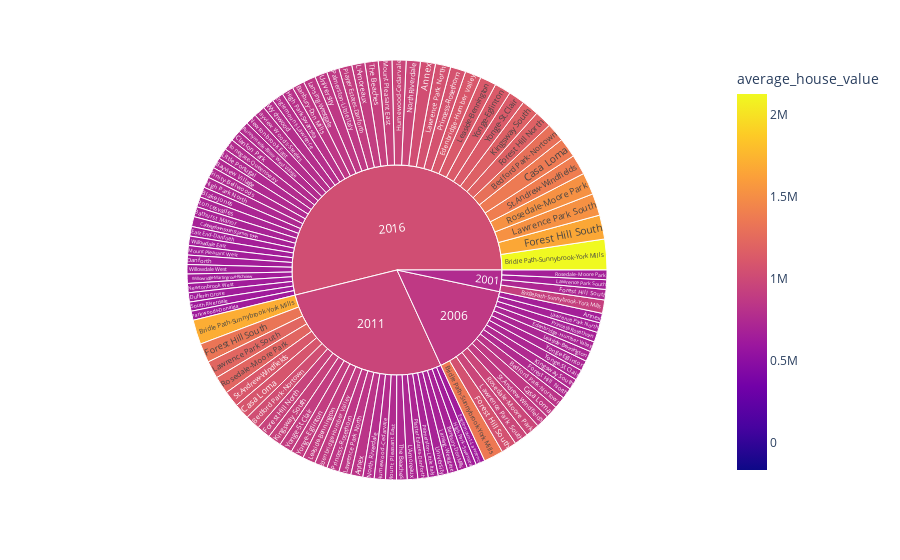

Source (notebook cell):
### Code cell
# Create the sunburst chart
expensive_sunburst = px.sunburst(top10_expensive_neighbourhood_grouped_opt, 
                                 path=['year', 'neighbourhood'], 
                                 values='average_house_value',
                                 color='average_house_value', 
                                 color_continuous_midpoint=np.average(top10_expensive_neighbourhood_grouped_opt['average_house_value'], 
                                 weights=top10_expensive_neighbourhood_grouped_opt['average_house_value']))
expensive_sunburst.show()

### Figure 1 — Plotly figure (JSON) as saved in the notebook; plotly's stock layout.template omitted (floating-point values rounded to 4 significant figures)
{"data": [{"branchvalues": "total", "customdata": [[663921], [830450], [1039687], [680433], [851872], [698124], [750572], [786976], [826963], [1034387], [1295007], [711848], [927466], [1356757], [1697067], [2124653], [687732], [871981], [1090696], [1365503], [767695], [649919], [636899], [665384], [707638], [885132], [1108146], [632514], [791880], [756983], [946854], [1185419], [726664], [1063011], [1329642], [1664653], [741161], [648124], [811423], [774983], [970245], [749476], [937464], [1173663], [722978], [905137], [681742], [853511], [674957], [844253], [1056967], [664712], [972384], [1216283], [1522732], [716801], [896593], [1122495], [751872], [753065], [942804], [651643], [778847], [641047], [781629], [978565], [691720], [866003], [632812], [721368], [903121], [680604], [851317], [1065811], [708369], [664476], [972039], [1215852], [1522193], [768420], [633325], [888017], [1110755], [1390616], [766124], [740764], [927404], [743901], [687412], [860610], [652845], [648794], [646210], [787760], [719711], [900233], [1127052], [722799], [904096], [1131888], [761400.0], [872500.0], [963400.0], [1033000.0]], "domain": {"x": [0, 1], "y": [0, 1]}, "hovertemplate": "labels=%{label}<br>average_house_value_sum=%{value}<br>parent=%{parent}<br>id=%{id}<br>average_house_value=%{color}<extra></extra>", "ids": ["2006/Annex", "2011/Annex", "2016/Annex", "2011/Banbury-Don Mills", "2016/Banbury-Don Mills", "2016/Bathurst Manor", "2016/Bayview Village", "2016/Bayview Woods-Steeles", "2006/Bedford Park-Nortown", "2011/Bedford Park-Nortown", "2016/Bedford Park-Nortown", "2016/Blake-Jones", "2001/Bridle Path-Sunnybrook-York Mills", "2006/Bridle Path-Sunnybrook-York Mills", "2011/Bridle Path-Sunnybrook-York Mills", "2016/Bridle Path-Sunnybrook-York Mills", "2016/Cabbagetown-South St.James Town", "2006/Casa Loma", "2011/Casa Loma", "2016/Casa Loma", "2016/Clanton Park", "2016/Danforth", "2016/Dufferin Grove", "2016/East End-Danforth", "2006/Edenbridge-Humber Valley", "2011/Edenbridge-Humber Valley", "2016/Edenbridge-Humber Valley", "2011/Englemount-Lawrence", "2016/Englemount-Lawrence", "2006/Forest Hill North", "2011/Forest Hill North", "2016/Forest Hill North", "2001/Forest Hill South", "2006/Forest Hill South", "2011/Forest Hill South", "2016/Forest Hill South", "2016/High Park North", "2011/High Park-Swansea", "2016/High Park-Swansea", "2011/Humewood-Cedarvale", "2016/Humewood-Cedarvale", "2006/Kingsway South", "2011/Kingsway South", "2016/Kingsway South", "2011/L'Amoreaux", "2016/L'Amoreaux", "2011/Lansing-Westgate", "2016/Lansing-Westgate", "2006/Lawrence Park North", "2011/Lawrence Park North", "2016/Lawrence Park North", "2001/Lawrence Park South", "2006/Lawrence Park South", "2011/Lawrence Park South", "2016/Lawrence Park South", "2006/Leaside-Bennington", "2011/Leaside-Bennington", "2016/Leaside-Bennington", "2016/Little Portugal", "2011/Mount Pleasant East", "2016/Mount Pleasant East", "2016/Mount Pleasant West", "2016/Newtonbrook East", "2016/Newtonbrook West", "2011/North Riverdale", "2016/North Riverdale", "2011/Palmerston-Little Italy", "2016/Palmerston-Little Italy", "2016/Parkwoods-Donalda", "2011/Playter Estates-Danforth", "2016/Playter Estates-Danforth", "2006/Princess-Rosethorn", "2011/Princess-Rosethorn", "2016/Princess-Rosethorn", "2016/Roncesvalles", "2001/Rosedale-Moore Park", "2006/Rosedale-Moore Park", "2011/Rosedale-Moore Park", "2016/Rosedale-Moore Park", "2016/Runnymede-Bloor West Village", "2016/South Riverdale", "2006/St.Andrew-Windfields", "2011/St.Andrew-Windfields", "2016/St.Andrew-Windfields", "2016/Stonegate-Queensway", "2011/The Beaches", "2016/The Beaches", "2016/Trinity-Bellwoods", "2011/University", "2016/University", "2016/Willowdale East", "2016/Willowdale West", "2016/Willowridge-Martingrove-Richview", "2016/Wychwood", "2006/Yonge-Eglinton", "2011/Yonge-Eglinton", "2016/Yonge-Eglinton", "2006/Yonge-St.Clair", "2011/Yonge-St.Clair", "2016/Yonge-St.Clair", "2001", "2006", "2011", "2016"], "labels": ["Annex", "Annex", "Annex", "Banbury-Don Mills", "Banbury-Don Mills", "Bathurst Manor", "Bayview Village", "Bayview Woods-Steeles", "Bedford Park-Nortown", "Bedford Park-Nortown", "Bedford Park-Nortown", "Blake-Jones", "Bridle Path-Sunnybrook-York Mills", "Bridle Path-Sunnybrook-York Mills", "Bridle Path-Sunnybrook-York Mills", "Bridle Path-Sunnybrook-York Mills", "Cabbagetown-South St.James Town", "Casa Loma", "Casa Loma", "Casa Loma", "Clanton Park", "Danforth", "Dufferin Grove", "East End-Danforth", "Edenbridge-Humber Valley", "Edenbridge-Humber Valley", "Edenbridge-Humber Valley", "Englemount-Lawrence", "Englemount-Lawrence", "Forest Hill North", "Forest Hill North", "Forest Hill North", "Forest Hill South", "Forest Hill South", "Forest Hill South", "Forest Hill South", "High Park North", "High Park-Swansea", "High Park-Swansea", "Humewood-Cedarvale", "Humewood-Cedarvale", "Kingsway South", "Kingsway South", "Kingsway South", "L'Amoreaux", "L'Amoreaux", "Lansing-Westgate", "Lansing-Westgate", "Lawrence Park North", "Lawrence Park North", "Lawrence Park North", "Lawrence Park South", "Lawrence Park South", "Lawrence Park South", "Lawrence Park South", "Leaside-Bennington", "Leaside-Bennington", "Leaside-Bennington", "Little Portugal", "Mount Pleasant East", "Mount Pleasant East", "Mount Pleasant West", "Newtonbrook East", "Newtonbrook West", "North Riverdale", "North Riverdale", "Palmerston-Little Italy", "Palmerston-Little Italy", "Parkwoods-Donalda", "Playter Estates-Danforth", "Playter Estates-Danforth", "Princess-Rosethorn", "Princess-Rosethorn", "Princess-Rosethorn", "Roncesvalles", "Rosedale-Moore Park", "Rosedale-Moore Park", "Rosedale-Moore Park", "Rosedale-Moore Park", "Runnymede-Bloor West Village", "South Riverdale", "St.Andrew-Windfields", "St.Andrew-Windfields", "St.Andrew-Windfields", "Stonegate-Queensway", "The Beaches", "The Beaches", "Trinity-Bellwoods", "University", "University", "Willowdale East", "Willowdale West", "Willowridge-Martingrove-Richview", "Wychwood", "Yonge-Eglinton", "Yonge-Eglinton", "Yonge-Eglinton", "Yonge-St.Clair", "Yonge-St.Clair", "Yonge-St.Clair", "2001", "2006", "2011", "2016"], "marker": {"coloraxis": "coloraxis", "colors": [663921, 830450, 1039687, 680433, 851872, 698124, 750572, 786976, 826963, 1034387, 1295007, 711848, 927466, 1356757, 1697067, 2124653, 687732, 871981, 1090696, 1365503, 767695, 649919, 636899, 665384, 707638, 885132, 1108146, 632514, 791880, 756983, 946854, 1185419, 726664, 1063011, 1329642, 1664653, 741161, 648124, 811423, 774983, 970245, 749476, 937464, 1173663, 722978, 905137, 681742, 853511, 674957, 844253, 1056967, 664712, 972384, 1216283, 1522732, 716801, 896593, 1122495, 751872, 753065, 942804, 651643, 778847, 641047, 781629, 978565, 691720, 866003, 632812, 721368, 903121, 680604, 851317, 1065811, 708369, 664476, 972039, 1215852, 1522193, 768420, 633325, 888017, 1110755, 1390616, 766124, 740764, 927404, 743901, 687412, 860610, 652845, 648794, 646210, 787760, 719711, 900233, 1127052, 722799, 904096, 1131888, 761400.0, 872500.0, 963400.0, 1033000.0]}, "name": "", "parents": ["2006", "2011", "2016", "2011", "2016", "2016", "2016", "2016", "2006", "2011", "2016", "2016", "2001", "2006", "2011", "2016", "2016", "2006", "2011", "2016", "2016", "2016", "2016", "2016", "2006", "2011", "2016", "2011", "2016", "2006", "2011", "2016", "2001", "2006", "2011", "2016", "2016", "2011", "2016", "2011", "2016", "2006", "2011", "2016", "2011", "2016", "2011", "2016", "2006", "2011", "2016", "2001", "2006", "2011", "2016", "2006", "2011", "2016", "2016", "2011", "2016", "2016", "2016", "2016", "2011", "2016", "2011", "2016", "2016", "2011", "2016", "2006", "2011", "2016", "2016", "2001", "2006", "2011", "2016", "2016", "2016", "2006", "2011", "2016", "2016", "2011", "2016", "2016", "2011", "2016", "2016", "2016", "2016", "2016", "2006", "2011", "2016", "2006", "2011", "2016", "", "", "", ""], "type": "sunburst", "values": [663921, 830450, 1039687, 680433, 851872, 698124, 750572, 786976, 826963, 1034387, 1295007, 711848, 927466, 1356757, 1697067, 2124653, 687732, 871981, 1090696, 1365503, 767695, 649919, 636899, 665384, 707638, 885132, 1108146, 632514, 791880, 756983, 946854, 1185419, 726664, 1063011, 1329642, 1664653, 741161, 648124, 811423, 774983, 970245, 749476, 937464, 1173663, 722978, 905137, 681742, 853511, 674957, 844253, 1056967, 664712, 972384, 1216283, 1522732, 716801, 896593, 1122495, 751872, 753065, 942804, 651643, 778847, 641047, 781629, 978565, 691720, 866003, 632812, 721368, 903121, 680604, 851317, 1065811, 708369, 664476, 972039, 1215852, 1522193, 768420, 633325, 888017, 1110755, 1390616, 766124, 740764, 927404, 743901, 687412, 860610, 652845, 648794, 646210, 787760, 719711, 900233, 1127052, 722799, 904096, 1131888, 2983318, 13344042, 25207806, 48467339]}], "layout": {"autosize": true, "coloraxis": {"cmid": 980600.0, "colorbar": {"title": {"text": "average_house_value"}}, "colorscale": [[0, "#0d0887"], [0.1111, "#46039f"], [0.2222, "#7201a8"], [0.3333, "#9c179e"], [0.4444, "#bd3786"], [0.5556, "#d8576b"], [0.6667, "#ed7953"], [0.7778, "#fb9f3a"], [0.8889, "#fdca26"], [1, "#f0f921"]]}, "legend": {"tracegroupgap": 0}, "margin": {"t": 60}}}
